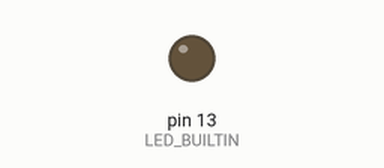
Recording of a sketch running on a simulated Arduino Uno, built with avr-gcc and run on an emulated ATmega328P. On the bench: output pins drawn as LEDs (lit = HIGH).

Above: at 0.25 s.
At 7.75 s:
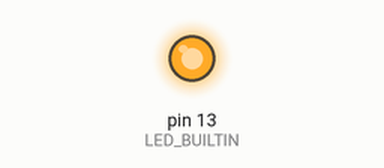
Timing chart, 0 to 8.1 s (numbered marks = the images above):
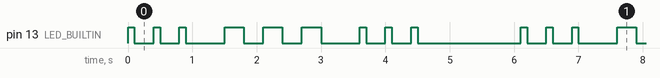

The sketch:

morsecode.ino
```cpp
const char message[] = "SOS ";

struct morse {
  char letter;
  char* code;
};

morse morse_table[] = {
  { 'A', ".-" },
  { 'B', "-..." },
  { 'C', "-.-." },
  { 'D', "-.." },
  { 'E', "." },
  { 'F', "..-." },
  { 'G', "--." },
  { 'H', "...." },
  { 'I', ".." },
  { 'J', ".---" },
  { 'K', "-.-" },
  { 'L', ".-.." },
  { 'M', "--" },
  { 'N', "-." },
  { 'O', "---" },
  { 'P', ".--." },
  { 'Q', "--.-" },
  { 'R', ".-." },
  { 'S', "..." },
  { 'T', "-" },
  { 'U', "..-" },
  { 'V', "...-" },
  { 'W', ".--" },
  { 'X', "-..-" },
  { 'Y', "-.--" },
  { 'Z', "--.." },
  { '0', "-----" },
  { '1', ".----" },
  { '2', "..---" },
  { '3', "...--" },
  { '4', "....-" },
  { '5', "....." },
  { '6', "-...." },
  { '7', "--..." },
  { '8', "---.." },
  { '9', "----." },
  { '.', ".-.-.-" },
  { ',', "--..--" },
  { '?', "..--.." },
  { '!', "-.-.--" },
  { '/', "-..-." },
  { '(', "-.--." },
  { ')', "-.--.-" },
  { '&', ".-..." },
  { ':', "---..." },
  { ';', "-.-.-." },
  { '=', "-...-" },
  { '+', ".-.-." },
  { '-', "-....-" },
  { '_', "..--.-" },
  { '"', ".-..-." },
  { '$', "...-..-" },
  { '@', ".--.-." },
  { ' ', "/" }
};

char* morse_lookup(char c) {
  if (c >= 'a' && c <= 'z') {
    c = c - 32;
  }

  for (int i = 0; i < sizeof(morse_table) / sizeof(morse); i++) {
    if (c == morse_table[i].letter) {
      return morse_table[i].code;
    }
  }
  return NULL;
}


void setup() {
  pinMode(LED_BUILTIN, OUTPUT);
  //Serial.begin(9600);
}

void loop() {


  for (int i = 0; i < ((sizeof(message) / sizeof(message[0])) - 1); i++) {
    Serial.print(message[i]);
    char* code = morse_lookup(message[i]);
    Serial.print(" ");

    for (int x = 0; x <= (sizeof(code) / sizeof(code[0])); x++) {
      Serial.print(code[x]);
      switch (code[x]) {
        case '.':
          digitalWrite(LED_BUILTIN, HIGH);
          delay(100);
          digitalWrite(LED_BUILTIN, LOW);
          delay(300);
          break;
        case '-':
          digitalWrite(LED_BUILTIN, HIGH);
          delay(300);
          digitalWrite(LED_BUILTIN, LOW);
          delay(300);
          break;
        case '/':
          delay(700);
          break;
        default:
          break;
      }
    }
    delay(300);
  }
  Serial.println("restart");
}
```

Measured:
- by itself, pin 13 (LED_BUILTIN): repeats every 6.1 s: 2 × (LOW 0.30 s, HIGH 0.10 s), LOW 0.60 s, 2 × (HIGH 0.30 s, LOW 0.30 s), HIGH 0.30 s, LOW 0.60 s, 2 × (HIGH 0.10 s, LOW 0.30 s), HIGH 0.10 s, LOW 1.6 s, HIGH 0.10 s
- by itself, everything shown: repeats every 6.1 s, in 18 steps
